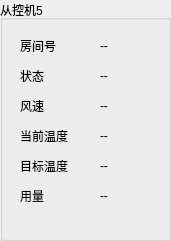
   <widget class="QGroupBox" name="groupBox_5">
    <property name="geometry">
     <rect>
      <x>420</x>
      <y>390</y>
      <width>171</width>
      <height>241</height>
     </rect>
    </property>
    <property name="title">
     <string>从控机5</string>
    </property>
    <widget class="QLabel" name="label_25">
     <property name="geometry">
      <rect>
       <x>20</x>
       <y>160</y>
       <width>54</width>
       <height>12</height>
      </rect>
     </property>
     <property name="text">
      <string>目标温度</string>
     </property>
    </widget>
    <widget class="QLabel" name="label_26">
     <property name="geometry">
      <rect>
       <x>20</x>
       <y>190</y>
       <width>54</width>
       <height>12</height>
      </rect>
     </property>
     <property name="text">
      <string>用量</string>
     </property>
    </widget>
    <widget class="QLabel" name="label_27">
     <property name="geometry">
      <rect>
       <x>20</x>
       <y>100</y>
       <width>54</width>
       <height>12</height>
      </rect>
     </property>
     <property name="text">
      <string>风速</string>
     </property>
    </widget>
    <widget class="QLabel" name="label_28">
     <property name="geometry">
      <rect>
       <x>20</x>
       <y>40</y>
       <width>54</width>
       <height>12</height>
      </rect>
     </property>
     <property name="text">
      <string>房间号</string>
     </property>
    </widget>
    <widget class="QLabel" name="label_29">
     <property name="geometry">
      <rect>
       <x>20</x>
       <y>70</y>
       <width>54</width>
       <height>12</height>
      </rect>
     </property>
     <property name="text">
      <string>状态</string>
     </property>
    </widget>
    <widget class="QLabel" name="label_30">
     <property name="geometry">
      <rect>
       <x>20</x>
       <y>130</y>
       <width>54</width>
       <height>12</height>
      </rect>
     </property>
     <property name="text">
      <string>当前温度</string>
     </property>
    </widget>
    <widget class="QLabel" name="statusLabel_5">
     <property name="geometry">
      <rect>
       <x>100</x>
       <y>70</y>
       <width>54</width>
       <height>12</height>
      </rect>
     </property>
     <property name="text">
      <string>--</string>
     </property>
    </widget>
    <widget class="QLabel" name="currentLabel_5">
     <property name="geometry">
      <rect>
       <x>100</x>
       <y>130</y>
       <width>54</width>
       <height>12</height>
      </rect>
     </property>
     <property name="text">
      <string>--</string>
     </property>
    </widget>
    <widget class="QLabel" name="targetLabel_5">
     <property name="geometry">
      <rect>
       <x>100</x>
       <y>160</y>
       <width>54</width>
       <height>12</height>
      </rect>
     </property>
     <property name="text">
      <string>--</string>
     </property>
    </widget>
    <widget class="QLabel" name="windLabel_5">
     <property name="geometry">
      <rect>
       <x>100</x>
       <y>100</y>
       <width>54</width>
       <height>12</height>
      </rect>
     </property>
     <property name="text">
      <string>--</string>
     </property>
    </widget>
    <widget class="QLabel" name="roomLabel_5">
     <property name="geometry">
      <rect>
       <x>100</x>
       <y>40</y>
       <width>54</width>
       <height>12</height>
      </rect>
     </property>
     <property name="text">
      <string>--</string>
     </property>
    </widget>
    <widget class="QLabel" name="usageLabel_5">
     <property name="geometry">
      <rect>
       <x>100</x>
       <y>190</y>
       <width>54</width>
       <height>12</height>
      </rect>
     </property>
     <property name="text">
      <string>--</string>
     </property>
    </widget>
   </widget>
